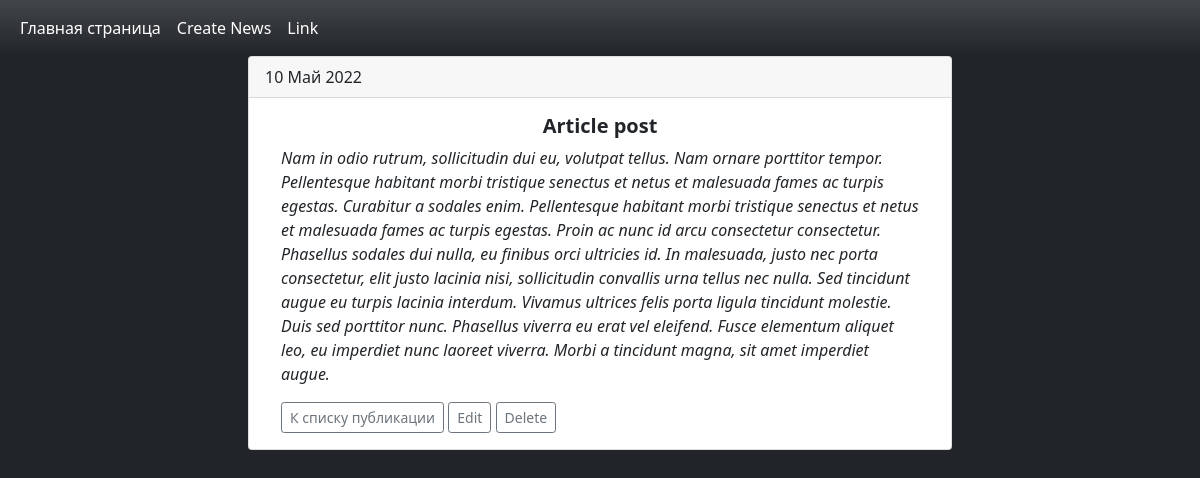
Page /news/11 on the committed database.
### news/models.py (models this page shows, shortened)
class Post(models.Model):
    author = models.ForeignKey(Author, on_delete=models.CASCADE)
    NEWS ='NW'
    ARTICLE ='AR'
    CATEGORY_CHOICES = ((NEWS, 'Новость'), (ARTICLE, 'Статья'))
    categoryType = models.CharField(max_length=2, choices=CATEGORY_CHOICES, default=ARTICLE)
    dateCreation = models.DateTimeField(auto_now_add=True)
    postCategory = models.ManyToManyField(Category, through='PostCategory')
    title = models.CharField(max_length=128)
    text = models.TextField()
    rating = models.SmallIntegerField(default=0)
    class Meta:
        ordering = ['-dateCreation']

### news/views.py (the view)
# urls.py: path('news/<int:pk>', PostDetail.as_view(), name='post'),
class PostDetail(DetailView):
    model = Post
    template_name = 'news/post.html'
    context_object_name = 'post'

### news/templatetags/custom_filter.py (called while the page is built)
@register.filter
@stringfilter
def censor(value):
    bad = ['news', 'breaking', 'lorem']
    final = []
    for w in value.split():
        if w.lower() in bad:
            fin = w.replace(w, '***')
            final.append(fin)
        else:
            final.append(w)
    return f'{" ".join(final)}'

### news/templates/news/post.html (shortened to what this page needs)
{% extends 'news/index.html' %}
{% load custom_filter %}
{% block content %}
<div class="container px-5">
<div class="card">
  <div class="card-header">
    {{ post.dateCreation|date:"j F Y" }}
  </div>
  <div class="card-body mx-3">
    <h5 class="card-title text-center"><b>{{ post.title|censor }}</b></h5>
    <p class="card-text"><i>{{ post.text|censor }}</i></p>
    <a href="{% url 'home' %}" class="btn btn-outline-secondary btn-sm">К списку публикации</a>
    <a href="{% url 'edit' post.pk %}" class="btn btn-outline-secondary btn-sm">Edit</a>
    <a href="{% url 'deletenews' post.pk %}" class="btn btn-outline-secondary btn-sm">Delete</a>
  </div>
</div>
  </div>{% endblock content %}

### rows in the picture
Post: dateCreation "10 Май 2022", title|censor "Article post", text|censor "Nam in odio rutrum, sollicitudin dui eu, volutpat tellus. Nam ornare porttitor tempor. Pellentesque habitant morbi tristique senectus et netus et malesuada fames ac turpis egestas. Curabitur a sodales enim. Pellentesque habitant morbi tristique senectus et netus et malesuada fames ac turpis egestas. Proin ac nunc id arcu consectetur consectetur. Phasellus sodales dui nulla, eu finibus orci ultricies id. In malesuada, justo nec porta consectetur, elit justo lacinia nisi, sollicitudin convallis urna tellus nec nulla. Sed tincidunt augue eu turpis lacinia interdum. Vivamus ultrices felis porta ligula tincidunt molestie. Duis sed porttitor nunc. Phasellus viverra eu erat vel eleifend. Fusce…"
